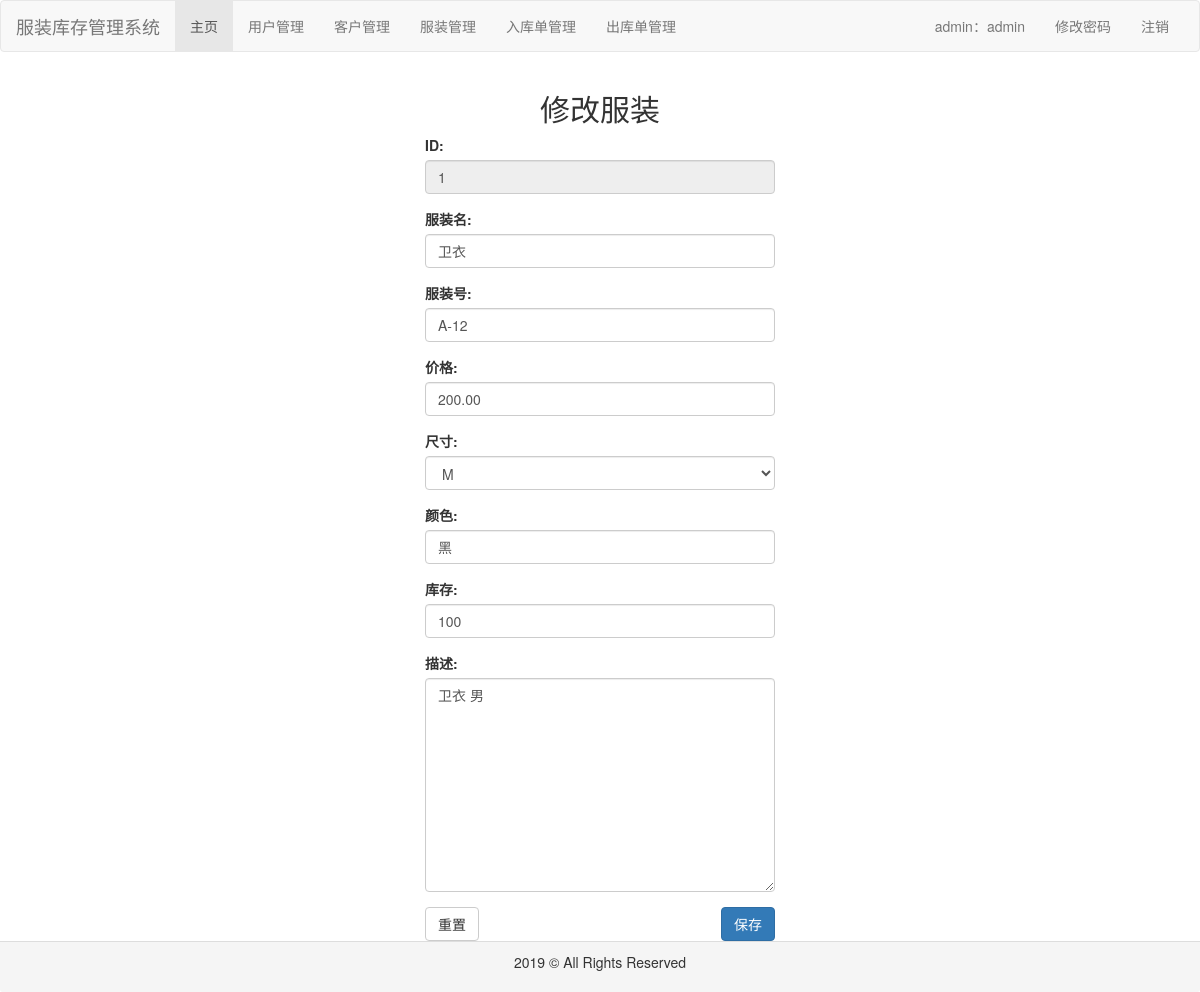
The page /clothes/update/1 (signed in) on the database its author committed.
### common/models.py (models this page shows, shortened)
class Clothes(models.Model):
    size_choices = (
        ('S', 'S'),
        ('M', 'M'),
        ('L', 'L'),
        ('XL', 'XL'),
        ('XXL', 'XXL')
    )
    name = models.CharField(max_length=32, verbose_name='服装名')
    sn = models.CharField(max_length=32, unique=True, verbose_name='服装号')
    price = models.DecimalField(max_digits=10, decimal_places=2, verbose_name='价格')
    size = models.CharField(max_length=32, choices=size_choices, verbose_name='尺寸')
    color = models.CharField(max_length=32, verbose_name='颜色')
    stock = models.PositiveIntegerField(verbose_name='库存')
    image = models.ImageField(upload_to='clothes', verbose_name='图片')
    desc = models.CharField(max_length=200, verbose_name='描述')
    create_time = models.DateTimeField(auto_now_add=True, verbose_name='创建时间')
    modify_time = models.DateTimeField(auto_now=True, verbose_name='修改时间')
    class Meta:
        ordering = ['create_time']
        verbose_name = '服装'
        verbose_name_plural = verbose_name

### clothes/views.py (the view)
# urls.py: path('update/<int:clothes_id>', views.update, name='update'),
def update(request, clothes_id):
    clothes = Clothes.objects.get(id=clothes_id)
    if request.method == "POST":
        clothes_form = ClothesForm(request.POST)
        if clothes_form.is_valid():
            name = clothes_form.cleaned_data['name']
            sn = clothes_form.cleaned_data['sn']
            price = clothes_form.cleaned_data['price']
            size = clothes_form.cleaned_data['size']
            color = clothes_form.cleaned_data['color']
            stock = clothes_form.cleaned_data['stock']
            desc = clothes_form.cleaned_data['desc']
            if name:
                clothes.name = name
            if sn:
                clothes.sn = sn
            if price:
                clothes.price = price
            if size:
                clothes.size = size
            if color:
                clothes.color = color
            if stock:
                clothes.stock = stock
            if desc:
                clothes.desc = desc
            clothes.save()
            context = {
                'clothes_id': clothes_id
            }
            messages.add_message(request, messages.SUCCESS, '修改成功')
            return redirect(reverse('clothes:index'))
        else:
            context = {
                'clothes_form': clothes_form
            }
            messages.add_message(request, messages.WARNING, '请检查填写的内容')
            return render(request, 'clothes/edit.html', context)
    else:
        clothes_form = ClothesForm({'id': clothes.id,
                                    'name': clothes.name,
                                    'sn': clothes.sn,
                                    'price': clothes.price,
                                    'size': clothes.size,
                                    'color': clothes.color,
                                    'stock': clothes.stock,
                                    'desc': clothes.desc})
        context = {
            'clothes_form': clothes_form,
            'clothes_id': clothes_id
        }
        return render(request, 'clothes/edit.html', context)

### clothes/templates/clothes/edit.html (shortened to what this page needs)
{% extends 'base.html' %}
{% block content %}
    <div class="container" style="height: auto">
        <div class="col-md-4 col-md-offset-4">
            <form class='form-user' action="{% url 'clothes:update' clothes_id %}" method="post">
                <h2 class="text-center">修改服装</h2>
                <div class="form-group">
                    {{ clothes_form.id.label_tag }}
                    {{ clothes_form.id }}
                </div>
                <div class="form-group">
                    {{ clothes_form.name.label_tag }}
                    {{ clothes_form.name }}
                </div>
                <div class="form-group">
                    {{ clothes_form.sn.label_tag }}
                    {{ clothes_form.sn }}
                </div>
                <div class="form-group">
                    {{ clothes_form.price.label_tag }}
                    {{ clothes_form.price }}
                </div>
                <div class="form-group">
                    {{ clothes_form.size.label_tag }}
                    {{ clothes_form.size }}
                </div>
                <div class="form-group">
                    {{ clothes_form.color.label_tag }}
                    {{ clothes_form.color }}
                </div>
                <div class="form-group">
                    {{ clothes_form.stock.label_tag }}
                    {{ clothes_form.stock }}
                </div>
                <div class="form-group">
                    {{ clothes_form.desc.label_tag }}
                    {{ clothes_form.desc }}
                </div>
                <button type="reset" class="btn btn-default pull-left">重置</button>
                <button type="submit" class="btn btn-primary pull-right">保存</button>
            </form>
        </div>
    </div>
{% endblock %}

### rows shown on the page
Clothes: id "1", name "卫衣", sn "A-12", price "200.00", size "M", color "黑", stock "100", desc "卫衣 男"

### other values the page prints
{{ request.session.user_role }} "admin"
{{ request.session.user_name }} "admin"
{{ clothes_form.id.label_tag }} "ID:"
{{ clothes_form.name.label_tag }} "服装名:"
{{ clothes_form.sn.label_tag }} "服装号:"
{{ clothes_form.price.label_tag }} "价格:"
{{ clothes_form.size.label_tag }} "尺寸:"
{{ clothes_form.color.label_tag }} "颜色:"
{{ clothes_form.stock.label_tag }} "库存:"
{{ clothes_form.desc.label_tag }} "描述:"
